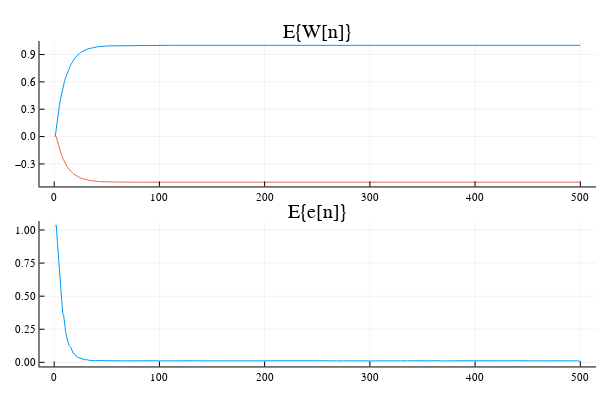

Here is the notebook cell this chart was saved with:
### Code cell
p1 = plot(w', title = "E{W[n]}", legend = false)
p2 = plot(erro', title = "E{e[n]}", legend = false)
plot(p1, p2, layout = (2,1))

### Figure 1 — Plotly figure (JSON) as saved in the notebook; plotly's stock layout.template omitted (floating-point values rounded to 4 significant figures; data arrays with more than 128 entries replaced by an {"elided": "..."} marker saying what was removed)
{"data": [{"colorbar": {"title": ""}, "legendgroup": "y1", "line": {"color": "rgba(0, 154, 250, 1.000)", "dash": "solid", "shape": "linear", "width": 1}, "mode": "lines", "name": "y1", "showlegend": true, "type": "scatter", "x": {"elided": "500 int values"}, "xaxis": "x1", "y": {"elided": "500 float values"}, "yaxis": "y1", "zmax": null, "zmin": null}, {"colorbar": {"title": ""}, "legendgroup": "y2", "line": {"color": "rgba(227, 111, 71, 1.000)", "dash": "solid", "shape": "linear", "width": 1}, "mode": "lines", "name": "y2", "showlegend": true, "type": "scatter", "x": {"elided": "500 int values"}, "xaxis": "x1", "y": {"elided": "500 float values"}, "yaxis": "y1", "zmax": null, "zmin": null}, {"colorbar": {"title": ""}, "legendgroup": "y1", "line": {"color": "rgba(0, 154, 250, 1.000)", "dash": "solid", "shape": "linear", "width": 1}, "mode": "lines", "name": "y1", "showlegend": true, "type": "scatter", "x": {"elided": "500 int values"}, "xaxis": "x2", "y": {"elided": "500 float values"}, "yaxis": "y2", "zmax": null, "zmin": null}], "layout": {"annotations": [{"font": {"color": "rgba(0, 0, 0, 1.000)", "family": "sans-serif", "size": 20}, "rotation": 0, "showarrow": false, "text": "E{W[n]}", "x": 0.5296, "xanchor": "center", "xref": "paper", "y": 1, "yanchor": "top", "yref": "paper"}, {"font": {"color": "rgba(0, 0, 0, 1.000)", "family": "sans-serif", "size": 20}, "rotation": 0, "showarrow": false, "text": "E{e[n]}", "x": 0.5296, "xanchor": "center", "xref": "paper", "y": 0.5, "yanchor": "top", "yref": "paper"}], "height": 400, "margin": {"b": 20, "l": 0, "r": 0, "t": 20}, "paper_bgcolor": "rgba(255, 255, 255, 1.000)", "plot_bgcolor": "rgba(255, 255, 255, 1.000)", "showlegend": false, "width": 600, "xaxis1": {"anchor": "y1", "domain": [0.06582, 0.9934], "gridcolor": "rgba(0, 0, 0, 0.100)", "gridwidth": 0.5, "linecolor": "rgba(0, 0, 0, 1.000)", "mirror": false, "range": [-13.97, 515.0], "showgrid": true, "showline": true, "showticklabels": true, "tickangle": 0, "tickcolor": "rgb(0, 0, 0)", "tickfont": {"color": "rgba(0, 0, 0, 1.000)", "family": "sans-serif", "size": 11}, "tickmode": "array", "ticks": "inside", "ticktext": ["0", "100", "200", "300", "400", "500"], "tickvals": [0, 100, 200, 300, 400, 500], "title": "", "titlefont": {"color": "rgba(0, 0, 0, 1.000)", "family": "sans-serif", "size": 15}, "type": "-", "visible": true, "zeroline": false, "zerolinecolor": "rgba(0, 0, 0, 1.000)"}, "xaxis2": {"anchor": "y2", "domain": [0.06582, 0.9934], "gridcolor": "rgba(0, 0, 0, 0.100)", "gridwidth": 0.5, "linecolor": "rgba(0, 0, 0, 1.000)", "mirror": false, "range": [-13.97, 515.0], "showgrid": true, "showline": true, "showticklabels": true, "tickangle": 0, "tickcolor": "rgb(0, 0, 0)", "tickfont": {"color": "rgba(0, 0, 0, 1.000)", "family": "sans-serif", "size": 11}, "tickmode": "array", "ticks": "inside", "ticktext": ["0", "100", "200", "300", "400", "500"], "tickvals": [0, 100, 200, 300, 400, 500], "title": "", "titlefont": {"color": "rgba(0, 0, 0, 1.000)", "family": "sans-serif", "size": 15}, "type": "-", "visible": true, "zeroline": false, "zerolinecolor": "rgba(0, 0, 0, 1.000)"}, "yaxis1": {"anchor": "x1", "domain": [0.5376, 0.9415], "gridcolor": "rgba(0, 0, 0, 0.100)", "gridwidth": 0.5, "linecolor": "rgba(0, 0, 0, 1.000)", "mirror": false, "range": [-0.5471, 1.048], "showgrid": true, "showline": true, "showticklabels": true, "tickangle": 0, "tickcolor": "rgb(0, 0, 0)", "tickfont": {"color": "rgba(0, 0, 0, 1.000)", "family": "sans-serif", "size": 11}, "tickmode": "array", "ticks": "inside", "ticktext": ["−0.3", "0.0", "0.3", "0.6", "0.9"], "tickvals": [-0.3, 0, 0.3, 0.6, 0.9], "title": "", "titlefont": {"color": "rgba(0, 0, 0, 1.000)", "family": "sans-serif", "size": 15}, "type": "-", "visible": true, "zeroline": false, "zerolinecolor": "rgba(0, 0, 0, 1.000)"}, "yaxis2": {"anchor": "x2", "domain": [0.03762, 0.4415], "gridcolor": "rgba(0, 0, 0, 0.100)", "gridwidth": 0.5, "linecolor": "rgba(0, 0, 0, 1.000)", "mirror": false, "range": [-0.0311, 1.068], "showgrid": true, "showline": true, "showticklabels": true, "tickangle": 0, "tickcolor": "rgb(0, 0, 0)", "tickfont": {"color": "rgba(0, 0, 0, 1.000)", "family": "sans-serif", "size": 11}, "tickmode": "array", "ticks": "inside", "ticktext": ["0.00", "0.25", "0.50", "0.75", "1.00"], "tickvals": [0, 0.25, 0.5, 0.75, 1], "title": "", "titlefont": {"color": "rgba(0, 0, 0, 1.000)", "family": "sans-serif", "size": 15}, "type": "-", "visible": true, "zeroline": false, "zerolinecolor": "rgba(0, 0, 0, 1.000)"}}}
